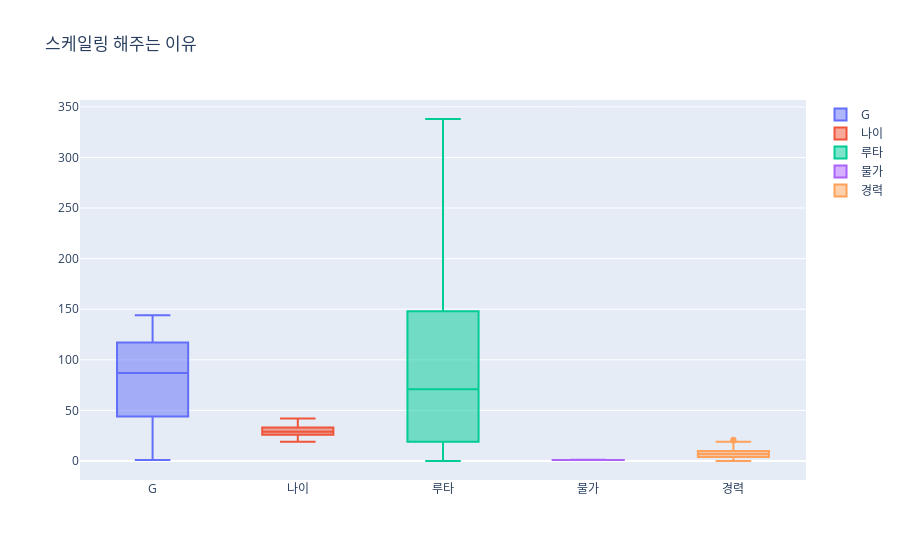

This figure's notebook cell:
### Code cell
scaling()

### Figure 1 — Plotly figure (JSON) as saved in the notebook; plotly's stock layout.template omitted (floating-point values rounded to 4 significant figures; data arrays with more than 128 entries replaced by an {"elided": "..."} marker saying what was removed)
{"data": [{"name": "G", "type": "box", "y": {"elided": "808 int values"}}, {"name": "나이", "type": "box", "y": {"elided": "808 int values"}}, {"name": "루타", "type": "box", "y": {"elided": "808 int values"}}, {"name": "물가", "type": "box", "y": {"elided": "808 float values"}}, {"name": "경력", "type": "box", "y": {"elided": "808 int values"}}], "layout": {"title": {"text": "스케일링 해주는 이유"}}}
